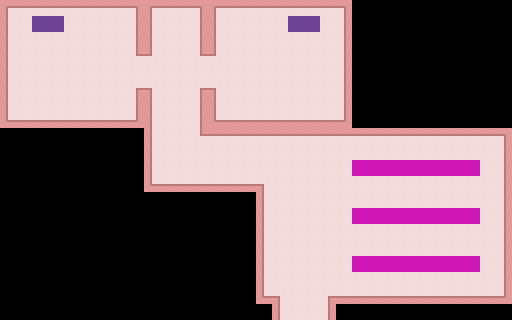

Below is a game level as drawn by its tile map, then a one-line description and the .tmx file that defines it, in full:
An orthogonal 32x20 tile map with 16x16 px tiles, 1 tile layer (Tile Layer 1).

<map version="1.10" tiledversion="1.10.2" orientation="orthogonal" renderorder="right-down" width="32" height="20" tilewidth="16" tileheight="16" infinite="0" nextlayerid="2" nextobjectid="1">
 <tileset firstgid="1" source="Tileset-2.tsx" />
 <layer id="1" name="Tile Layer 1" width="32" height="20">
  <data encoding="csv">
33,34,34,34,34,34,34,34,35,33,34,34,35,33,34,34,34,34,34,34,34,35,42,42,42,42,42,42,42,42,42,42,
36,41,15,15,41,41,41,41,37,36,41,41,37,36,41,41,41,41,15,15,41,37,42,42,42,42,42,42,42,42,42,42,
36,41,41,41,41,41,41,41,37,36,41,41,37,36,41,41,41,41,41,41,41,37,42,42,42,42,42,42,42,42,42,42,
36,41,41,41,41,41,41,41,29,30,41,41,29,30,41,41,41,41,41,41,41,37,42,42,42,42,42,42,42,42,42,42,
36,41,41,41,41,41,41,41,41,41,41,41,41,41,41,41,41,41,41,41,41,37,42,42,42,42,42,42,42,42,42,42,
36,41,41,41,41,41,41,41,31,32,41,41,31,32,41,41,41,41,41,41,41,37,42,42,42,42,42,42,42,42,42,42,
36,41,41,41,41,41,41,41,37,36,41,41,37,36,41,41,41,41,41,41,41,37,42,42,42,42,42,42,42,42,42,42,
38,39,39,39,39,39,39,39,40,36,41,41,37,38,39,39,39,39,39,39,39,40,42,42,42,42,42,42,42,42,42,42,
42,42,42,42,42,42,42,42,42,36,41,41,29,34,34,34,34,34,34,34,34,34,34,34,34,34,34,34,34,34,34,35,
42,42,42,42,42,42,42,42,42,36,41,41,41,41,41,41,41,41,41,41,41,41,41,41,41,41,41,41,41,41,41,37,
42,42,42,42,42,42,42,42,42,36,41,41,41,41,41,41,41,41,41,41,41,41,11,11,11,11,11,11,11,11,41,37,
42,42,42,42,42,42,42,42,42,38,39,39,39,39,39,39,32,41,41,41,41,41,41,41,41,41,41,41,41,41,41,37,
42,42,42,42,42,42,42,42,42,42,42,42,42,42,42,42,36,41,41,41,41,41,41,41,41,41,41,41,41,41,41,37,
42,42,42,42,42,42,42,42,42,42,42,42,42,42,42,42,36,41,41,41,41,41,11,11,11,11,11,11,11,11,41,37,
42,42,42,42,42,42,42,42,42,42,42,42,42,42,42,42,36,41,41,41,41,41,41,41,41,41,41,41,41,41,41,37,
42,42,42,42,42,42,42,42,42,42,42,42,42,42,42,42,36,41,41,41,41,41,41,41,41,41,41,41,41,41,41,37,
42,42,42,42,42,42,42,42,42,42,42,42,42,42,42,42,36,41,41,41,41,41,11,11,11,11,11,11,11,11,41,37,
42,42,42,42,42,42,42,42,42,42,42,42,42,42,42,42,36,41,41,41,41,41,41,41,41,41,41,41,41,41,41,37,
42,42,42,42,42,42,42,42,42,42,42,42,42,42,42,42,38,32,41,41,31,39,39,39,39,39,39,39,39,39,39,40,
42,42,42,42,42,42,42,42,42,42,42,42,42,42,42,42,42,36,41,41,37,42,42,42,42,42,42,42,42,42,42,42
</data>
 </layer>
</map>
